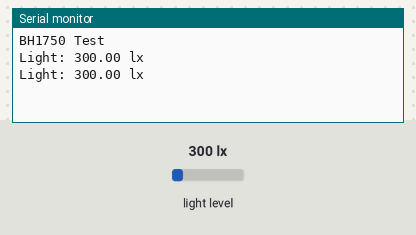
A sketch run on a simulated Arduino Uno, built with avr-gcc and run on an emulated ATmega328P. Parts: the last lines printed to the serial monitor. Inputs (shaded band) come from the test bench; at power-on: light level 300 lx.

Above: at 3.2 s.
3.3 s: light level set to 40 lx
At 4.6 s:
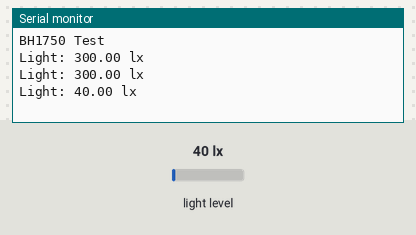
4.8 s: light level set to 500 lx
At 5.8 s:
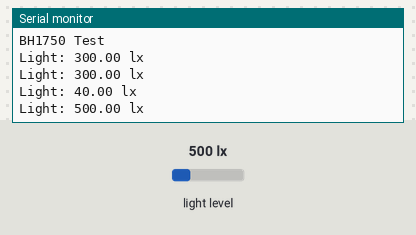
Timing chart, 0 to 7.8 s (numbered marks = the images above; inputs shaded):
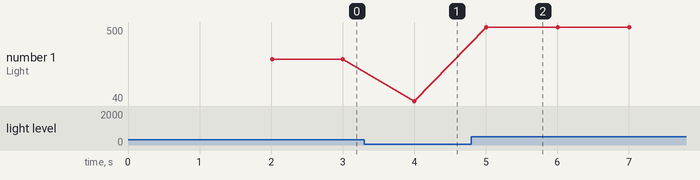

Measured:
- after the input at 3.3 s, the serial monitor: prints a new line after 0.70 s (image 1)
- after the input at 4.8 s, the serial monitor: prints a new line after 0.21 s (image 2)
- plotted number 1: 300 → 40 after the input at 3.3 s, 40 → 500 after the input at 4.8 s

The sketch:

test2bh1750.ino
```cpp
#include <Wire.h>
#include <BH1750.h>


#define PIN_I2C_POWER 7

BH1750 lightMeter;

void setup(){

    // turn on the I2C power by setting pin to opposite of 'rest state'
  pinMode(PIN_I2C_POWER, INPUT);
  delay(1);
  bool polarity = digitalRead(PIN_I2C_POWER);
  pinMode(PIN_I2C_POWER, OUTPUT);
  digitalWrite(PIN_I2C_POWER, !polarity);


  Serial.begin(9600);
  delay(2000);

  // Initialize the I2C bus (BH1750 library doesn't do this automatically)
  // On esp8266 devices you can select SCL and SDA pins using Wire.begin(D4, D3);
  Wire.begin();

  lightMeter.begin();
  Serial.println(F("BH1750 Test"));

}

void loop() {

  float lux = lightMeter.readLightLevel();
  Serial.print("Light: ");
  Serial.print(lux);
  Serial.println(" lx");
  delay(1000);

}
```
